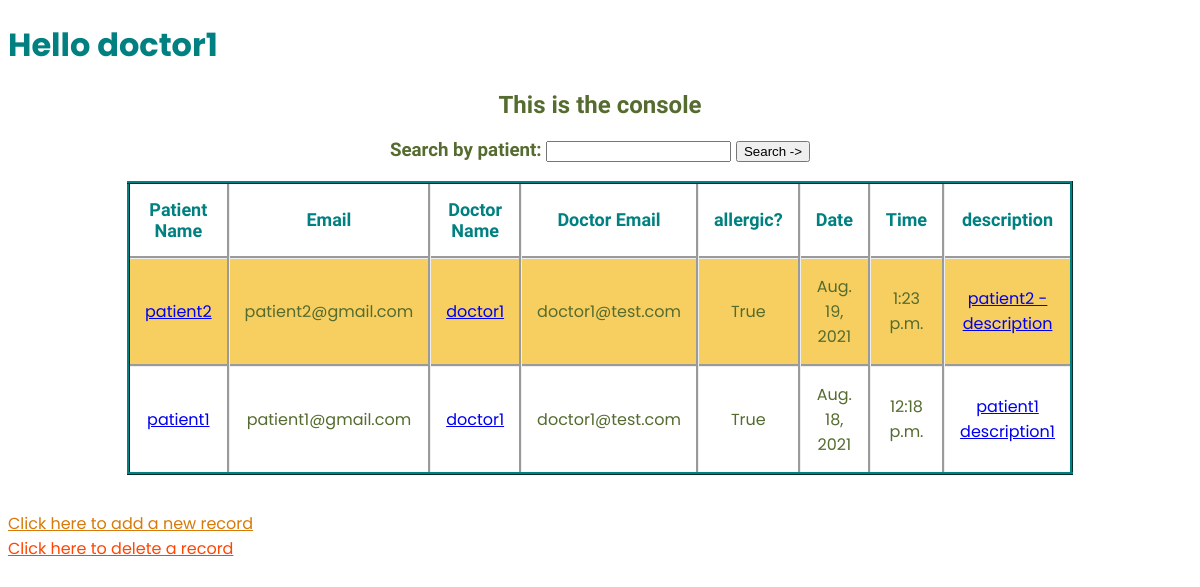
The app's page /console/ (signed in) with its own data.
### patients_record/models.py (models this page shows, shortened)
class record_table(models.Model):
    patient = models.ForeignKey(PatientProfile,on_delete=models.CASCADE)
    doctor = models.ForeignKey(DoctorProfile,on_delete=PROTECT)
    is_allergic = models.BooleanField()
    patient_description_file = models.TextField()
    date_of_attendance = models.DateField()
    time_of_attendance = models.TimeField()
    def __str__(self):
        return f'{self.patient.patient_name}:{self.doctor.doctor_name}:{self.date_of_attendance}'

class PatientProfile(models.Model):
    user = models.OneToOneField(User, on_delete=models.CASCADE)
    patient_name = models.CharField(max_length=50)
    patient_age = models.PositiveIntegerField()
    patient_gender = models.CharField(choices=gender,max_length=10)
    patient_bloodgroup = models.CharField(max_length=6)
    patient_phone_number = models.CharField(max_length=12)
    patient_address = models.TextField()

class DoctorProfile(models.Model):
    user = models.OneToOneField(User, on_delete=models.CASCADE)
    doctor_name = models.CharField(max_length=50)
    doctor_age = models.PositiveIntegerField()
    doctor_gender = models.CharField(choices=gender,max_length=10)
    doctor_designation = models.CharField(max_length=50)
    doctor_phone_number = models.CharField(max_length=12)
    doctor_address = models.TextField()

### patients_record/views.py (the view)
# urls.py: path('console/',views.console,name="console"),
def console(request):
    if request.method == 'POST':
        try:
            search_name = request.POST['search_patient']
            user = request.user
            pre_email = User.objects.get(username=user).email
            q = record_table.objects.filter(doctor__user__email=pre_email,patient__patient_name__icontains = search_name).order_by('-date_of_attendance')
            return render(request, 'patients_record/console.html',{'username':user,'userobject':q,'bool':False})
        except:
            try:
                search_name = request.POST['search_doctor']
                user = request.user
                pre_email = User.objects.get(username=user).email
                q = record_table.objects.filter(patient__user__email=pre_email,doctor__doctor_name__icontains = search_name).order_by('-date_of_attendance')
                return render(request, 'patients_record/console.html',{'username':user,'userobject':q,'bool':True})
            except:
                username = request.POST['user_name']
                userpassword = request.POST['user_password']
                q = None
                user = authenticate(username=username, password=userpassword)
                if user is not None:
                    login(request,user)
                else:
                    return HttpResponse("Not found in user database")
    else:
        user = None
        if request.user.is_authenticated:
            user = request.user
        else:
            return HttpResponse("User not logged in :(")
    pre_email = User.objects.get(username=user).email
    reg_email = re.search(r'@test.com',pre_email)
    val = False
    if reg_email:
        q = record_table.objects.filter(doctor__user__email=pre_email).order_by('-date_of_attendance')
    elif re.search(r'@admin.com',pre_email):
        q = record_table.objects.all().order_by('-date_of_attendance')
    else:
        q = record_table.objects.filter(patient__user__email=pre_email).order_by('-date_of_attendance')
        val = True
    return render(request, 'patients_record/console.html',{'username':user,'userobject':q,'bool':val})

### patients_record/templates/patients_record/console.html (shortened to what this page needs)
<!DOCTYPE html>
<html lang="en">
<head>
</head>
<body>
    <h1 id="greet">Hello {{ username }}</h1>
    <h2 id="description">This is the console</h2>
    <form action="{% url 'console' %}" method="POST">
        {% if not bool %}
        <h3>Search by patient: <input name="search_patient" type="text"> <button>Search -></button> </h3>
        {% else %}
        <h3>Search by doctor: <input name="search_doctor" type="text"> <button>Search -></button> </h3>
        {% endif %}
    </form>
    <table>
        <tr>
            <th>Patient Name</th>
            <th>Email</th>
            <th>Doctor Name</th>
            <th>Doctor Email</th>
            <th>allergic?</th>
            <th>Date</th>
            <th>Time</th>
            <th>description</th>
        </tr>
        {% for row in userobject %}
        <tr>
            <td><a href="{% url 'view_details' key=0 pk=row.patient.patient_name %} "> {{ row.patient.patient_name }} </a></td>
            <td>{{ row.patient.user.email }}</td>
            <td><a href="{% url 'view_details' key=1 pk=row.doctor.doctor_name %} "> {{ row.doctor.doctor_name }} </a> </td>
            <td>{{ row.doctor.user.email }}</td>
            <td>{{ row.is_allergic }}</td>
            <td>{{ row.date_of_attendance }}</td>
            <td>{{ row.time_of_attendance }}</td>
            <td> <a href="{% url 'view_details' key=2 pk=row %} "> {{ row.patient_description_file|slice:"0:25" }} </a></td>
        </tr>
        {% endfor %}
    </table>
    <br><br>
    {% if not bool %}
    <a href="{% url 'add_record' %}" id="addrecord"> Click here to add a new record </a> <br>
    <a href="{% url 'delete_record' %}" id="deleterecord">Click here to delete a record</a>
    {% endif %}
</body>
</html>

### patients_record/templates/patients_record/console.html (style rules this page uses)
#greet { font-family: Poppins; color: teal; }
#description, h3 { font-family: sofia; color: darkolivegreen; text-align: center; }
table { border-style:ridge; border-collapse: collapse; text-align: center; width:75%; border-color: teal; margin-left: auto; margin-right: auto; }
th, td { border-style: groove; border-collapse: collapse; font-family: poppins; padding: 15px; border-bottom: 1px solid #ddd; }
th { color: teal; font-family: Sofia; font-size: large; }
tr:nth-child(even) { background-color: #f7cf60; }
td { color: darkolivegreen; }
#addrecord { font-family: Poppins; color: #d67a09; }
#deleterecord { font-family: poppins; color: orangered; }

### records on screen
record_table: patient.patient_name "patient2", patient.user.email "patient2@gmail.com", doctor.doctor_name "doctor1", doctor.user.email "doctor1@test.com", is_allergic "True", date_of_attendance "Aug. 19, 2021", time_of_attendance "1:23 p.m.", patient_description_file "patient2 - description"
record_table: patient.patient_name "patient1", patient.user.email "patient1@gmail.com", doctor.doctor_name "doctor1", doctor.user.email "doctor1@test.com", is_allergic "True", date_of_attendance "Aug. 18, 2021", time_of_attendance "12:18 p.m.", patient_description_file "patient1 description1"

### other values on screen
{{ username }} "doctor1"
